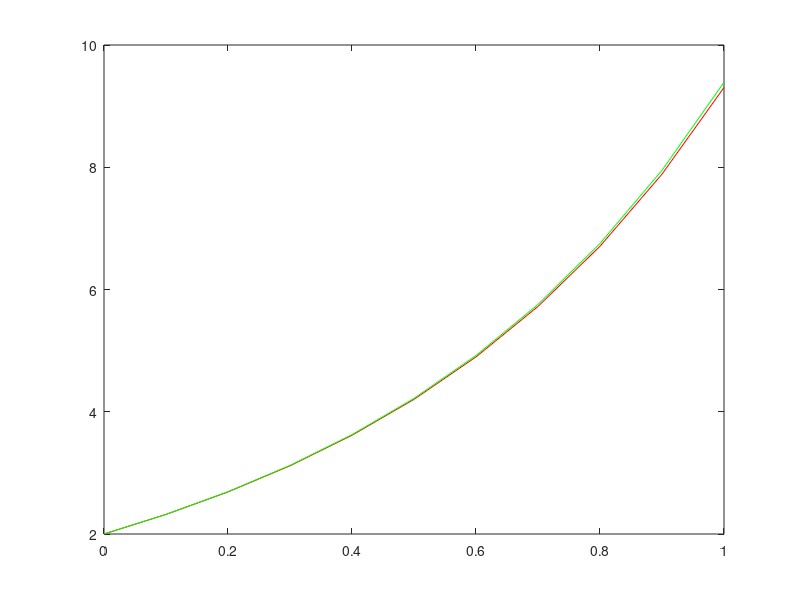

Source code (MATLAB):
function euler_mejorado
  clc
  x0 = 0;
  h = 0.1;
  x = 0:h:1;
  x(1) = 0;
  len_x = length(x);
  y(1) = 2;
  ye(1) = 2;
  
  for i=1: len_x-1
    fm = f(x(i) , y(i));
    y(i+1) = y(i) + h*(fm); %Hasta aca es euler normal
    
    fi = 0.5*(fm + f(x(i+1) , y(i+1))); %Saco el promedio entre la pendiente actual y la siguiente
    y(i+1) = y(i) +h*fi; %Con esa nueva pendiente aplico el metodo de euler
        
    ye(i+1) = (e^(2*x(i+1))) + x(i+1) +1; %Solucion exacta
    
  endfor
  plot(x , y ,'r', x , ye , 'g')

endfunction

function result = f(x , y)
  result = (2*y)-(2*x)-1;
endfunction
